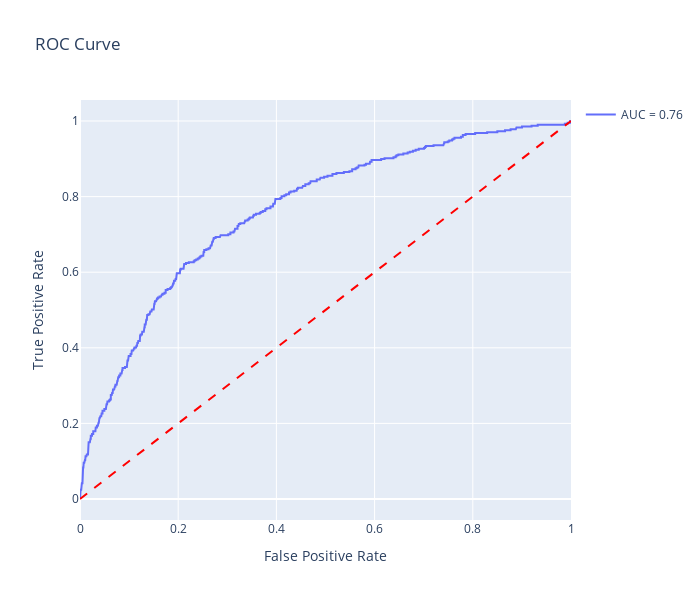

The cell this chart's notebook holds for it:
### Markdown cell above
Evaluating a machine learning model on a separate dataset (not the training data) is vital. This process helps detect overfitting (where the model learns training data quirks instead of general patterns), assesses the model's ability to generalize to new, unseen data, ensures robustness (consistent performance across varied data), and helps avoid bias present in the training data. Essentially, it provides a more realistic measure of real-world performance.

### Code cell
evaluator = ModelEvaluator(
    y_true=y_test,
    y_pred=random_search.predict(X_test),
    y_proba=random_search.predict_proba(X_test)[:, 1]
)

# Display scores
evaluator.display_scores()

# Plot the confusion matrix
evaluator.plot_confusion_matrix()

# Plot the ROC curve
evaluator.plot_roc_curve()

### Figure 1 — Plotly figure (JSON) as saved in the notebook; plotly's stock layout.template omitted (floating-point values rounded to 4 significant figures; data arrays with more than 128 entries replaced by an {"elided": "..."} marker saying what was removed)
{"data": [{"mode": "lines", "name": "AUC = 0.76", "type": "scatter", "x": {"elided": "536 float values"}, "y": {"elided": "536 float values"}}, {"line": {"color": "red", "dash": "dash"}, "mode": "lines", "showlegend": false, "type": "scatter", "x": [0, 1], "y": [0, 1]}], "layout": {"autosize": false, "height": 600, "showlegend": true, "title": {"text": "ROC Curve"}, "width": 700, "xaxis": {"title": {"text": "False Positive Rate"}}, "yaxis": {"title": {"text": "True Positive Rate"}}}}
